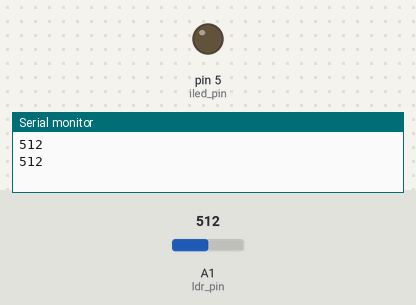
Bench run of a program on a simulated Arduino Nano, built with avr-gcc and run on an emulated ATmega328P. On the bench: output pins drawn as LEDs (lit = HIGH), the last lines printed to the serial monitor. Dashed ring = blinking. The inputs (shaded band) are chosen by the test bench; at power-on: A1 (ldr_pin) = 512.

Above: at 1.8 s.
1.9 s: A1 (ldr_pin) set to 491
At 2.8 s:
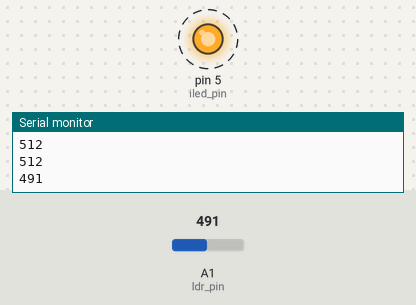
6.0 s: A1 (ldr_pin) set to 510
At 6.9 s:
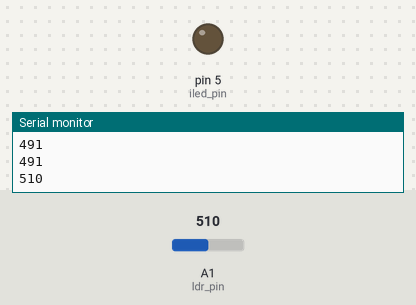
Timing chart, 0 to 9.0 s (numbered marks = the images above; inputs shaded):
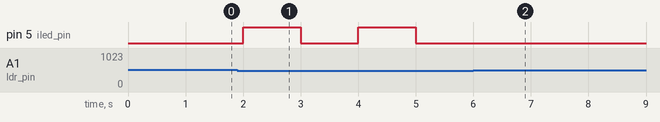

The program:

main.cpp
```cpp
#include <Arduino.h>

const byte ldr_pin = A1;
const byte iled_pin = 5;

int ldr_val;
byte mode = 0;

void setup() {
  Serial.begin(9600);
  pinMode(iled_pin, OUTPUT);
}

void loop() {
  // read photoresistor
  ldr_val = analogRead(ldr_pin);
  Serial.println(ldr_val);

  // condition for lights off
  if (ldr_val < 500){
    digitalWrite(iled_pin, HIGH);
    delay(1000);
    digitalWrite(iled_pin, LOW);
    delay(1000);
    mode = 1;
  }

  // condition for lights on
  else
  {
    if (mode == 1) {

      // wait for 20 mins before reading again
      delay(1000L*60L*20L);
      mode = 0;
    }
    else
    {
      delay(1000);
    }
  }
}
```

Measured:
- the behaviour switches between 500 and 499 on A1 (ldr_pin) (found by bisection; images 0 and 1)
- after the input at 1.9 s, pin 5 (iled_pin): alternates HIGH for 1.0 s and LOW for 1.0 s, starting after 0.10 s
- after the input at 6.0 s, pin 5 (iled_pin): stops changing and stays LOW
